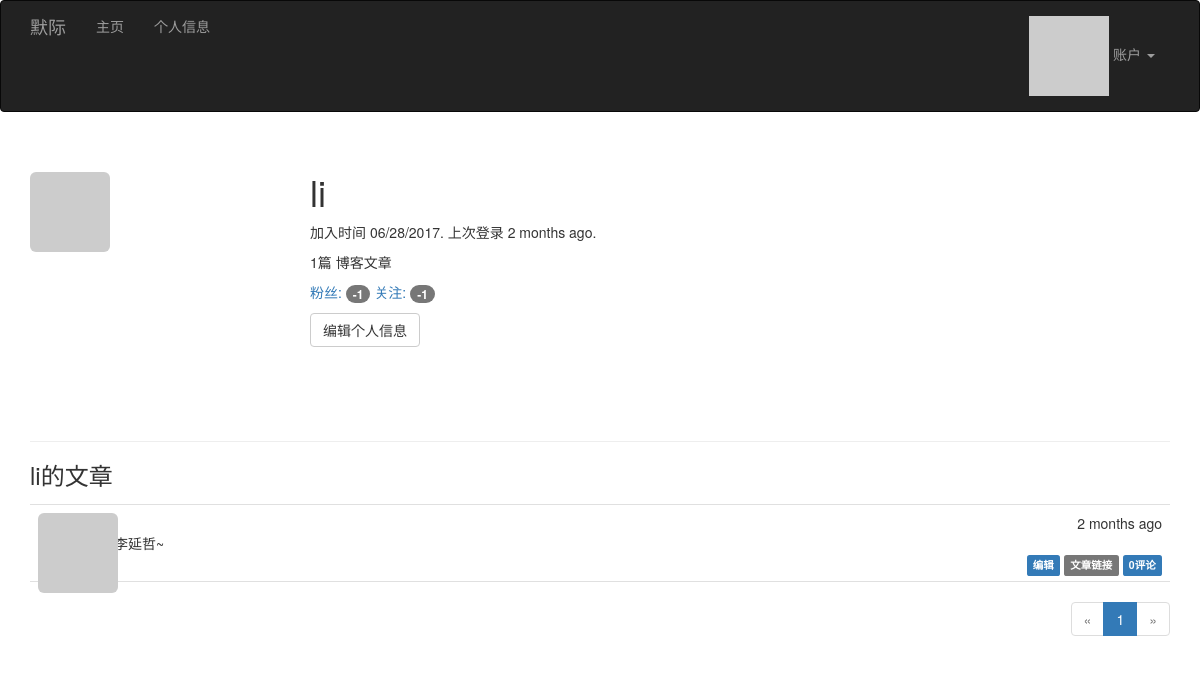
The app's page /user/li (signed in), older data.
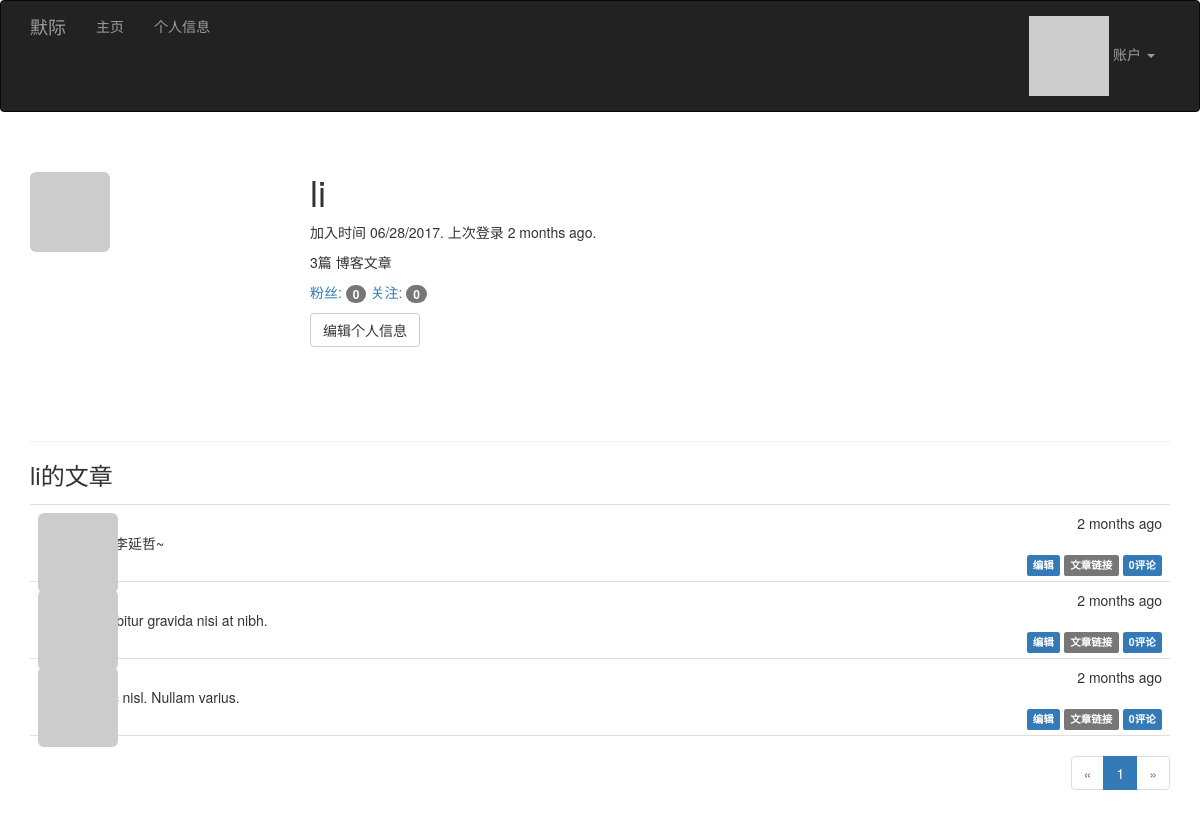
The same page, newer data.
### app/models.py (models this page shows, shortened)
class Post(db.Model):
	__tablename__ = 'posts'
	id = db.Column(db.Integer, primary_key=True)
	body = db.Column(db.Text)
	timestamp = db.Column(db.DateTime, index=True, default=datetime.utcnow)
	author_id = db.Column(db.Integer, db.ForeignKey('users.id'))
	body_html = db.Column(db.Text)
	comments = db.relationship('Comment', backref='post', lazy='dynamic')

### app/main/views.py (the view)
@main.route('/user/<username>')
def user(username):
    user = User.query.filter_by(username=username).first()
    if user is None:
        abort(404)
    page = request.args.get('page', 1, type=int)
    pagination = user.posts.order_by(Post.timestamp.desc()).paginate(page, per_page=current_app.config['FLASKY_POSTS_PER_PAGE'], error_out=False)
    posts = pagination.items
    return render_template('user.html', user=user, posts=posts, pagination=pagination)

### app/auth/views.py (called while the page is built)
@auth.before_app_request
def before_request():
	if current_user.is_authenticated \
			and not current_user.confirmed \
			and request.endpoint[:5] != 'auth.' \
			and request.endpoint != 'static':
		return redirect(url_for('auth.unconfirmed'))

@auth.before_app_request
def before_request():
	if current_user.is_authenticated:
		current_user.ping()
		if not current_user.confirmed and request.endpoint[:5] != 'auth.':
			return redirect(url_for('auth.unconfirmed'))

### app/main/__init__.py (called while the page is built)
@main.app_context_processor
def inject_permissions():
	return dict(Permission=Permission)

### app/models.py (called while the page is built)
@login_manager.user_loader
def load_user(user_id):
	return User.query.get(int(user_id))

	def can(self, permissions):
		return self.role is not None and \
			(self.role.permissions & permissions) == permissions

	def is_administrator(self):
		return self.can(Permission.ADMINISTER)

	def ping(self):
		self.last_seen = datetime.utcnow()
		db.session.add(self)

### app/templates/user.html (shortened to what this page needs)
{% extends "base.html" %}
{% import "_macros.html" as macros %}
{% block page_content %}
<div class="page-header">
    <img class="img-rounded profile-thumbnail" src="{{ user.gravatar(size=256) }}">
    <div class="profile-header">
        <h1>{{ user.username }}</h1>
        <p>加入时间 {{ moment(user.member_since).format('L') }}. 上次登录 {{ moment(user.last_seen).fromNow() }}.</p>
        <p>{{ user.posts.count() }}篇 博客文章</p>
        <p>
            <a href="{{ url_for('.followers', username=user.username) }}">粉丝: <span class="badge">{{ user.followers.count() - 1 }}</span></a>
            <a href="{{ url_for('.followed_by', username=user.username) }}">关注: <span class="badge">{{ user.followed.count() - 1 }}</span></a>
        </p>
        <p>
            {% if user == current_user %}
            <a class="btn btn-default" href="{{ url_for('.edit_profile') }}">编辑个人信息</a>
            {% endif %}
        </p>
    </div>
</div>
<h3>{{ user.username }}的文章</h3>
{% include '_posts.html' %}
{% if pagination %}
<div class="pagination">
{{ macros.pagination_widget(pagination, '.index') }}
</div>
{% endif %}
{% endblock %}

### app/templates/_posts.html
<ul class="posts">
    {% for post in posts %}
    <li class="post">
        <div class="post-thumbnail">
            <a href="{{ url_for('.user', username=post.author.username) }}">
                <img class="img-rounded profile-thumbnail" src="{{ post.author.gravatar(size=40) }}">
            </a>
        </div>
        <div class="post-content">
            <div class="post-date">{{ moment(post.timestamp).fromNow() }}</div>
            <div class="post-author"><a href="{{ url_for('.user', username=post.author.username) }}">{{ post.author.username }}</a></div>
            <div class="post-body">
			{% if post.body_html %}
				{{ post.body_html | safe }}
			{% else %}
				{{ post.body }}
			{% endif %}
			</div>
			<div class="post-footer">
				{% if current_user == post.author %}
                <a href="{{ url_for('.edit', id=post.id) }}">
                    <span class="label label-primary">编辑</span>
                </a>
                {% elif current_user.is_administrator() %}
                <a href="{{ url_for('.edit', id=post.id) }}">
                    <span class="label label-danger">编辑 [管理员]</span>
                </a>
                {% endif %}
                <a href="{{ url_for('.post', id=post.id) }}">
                    <span class="label label-default">文章链接</span>
                </a>
				<a href="{{ url_for('.post', id=post.id) }}#comments"><span class="label label-primary">{{ post.comments.count() }}评论</span> 				</a>
            </div>
        </div>
    </li>
    {% endfor %}
</ul>

Row changes from the older to the newer data that the page shows:
added Post: timestamp "2 months ago", body "Curabitur gravida nisi at nibh.", comments.count "0"
added Post: timestamp "2 months ago", body "Nunc nisl. Nullam varius.", comments.count "0"
Text that changed along with them:
{{ user.posts.count() }}: "1" → "3"
{{ user.followers.count() - 1 }}: "-1" → "0"
{{ user.followed.count() - 1 }}: "-1" → "0"
